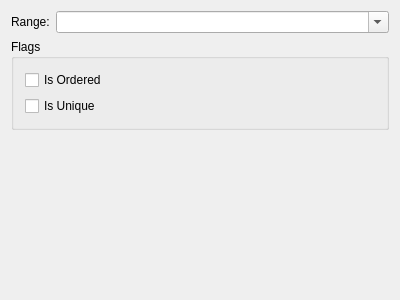
<?xml version="1.0" encoding="UTF-8"?>
<ui version="4.0">
 <class>MultiplicityTab</class>
 <widget class="QWidget" name="MultiplicityTab">
  <property name="geometry">
   <rect>
    <x>0</x>
    <y>0</y>
    <width>400</width>
    <height>300</height>
   </rect>
  </property>
  <property name="windowTitle">
   <string>MultiplicityTab</string>
  </property>
  <property name="locale">
   <locale language="English" country="UnitedKingdom"/>
  </property>
  <layout class="QFormLayout" name="formLayout">
   <item row="0" column="0">
    <widget class="QLabel" name="rangeLabel">
     <property name="text">
      <string>Range:</string>
     </property>
    </widget>
   </item>
   <item row="2" column="0" colspan="2">
    <widget class="QGroupBox" name="groupBox">
     <property name="title">
      <string>Flags</string>
     </property>
     <layout class="QVBoxLayout" name="verticalLayout">
      <item>
       <widget class="QCheckBox" name="isOrderedBox">
        <property name="text">
         <string>Is Ordered</string>
        </property>
       </widget>
      </item>
      <item>
       <widget class="QCheckBox" name="isUniqueBox">
        <property name="text">
         <string>Is Unique</string>
        </property>
       </widget>
      </item>
     </layout>
    </widget>
   </item>
   <item row="0" column="1">
    <widget class="QComboBox" name="rangeCombo">
     <property name="sizePolicy">
      <sizepolicy hsizetype="Expanding" vsizetype="Fixed">
       <horstretch>0</horstretch>
       <verstretch>0</verstretch>
      </sizepolicy>
     </property>
     <property name="sizeIncrement">
      <size>
       <width>10</width>
       <height>0</height>
      </size>
     </property>
     <property name="editable">
      <bool>true</bool>
     </property>
     <property name="sizeAdjustPolicy">
      <enum>QComboBox::AdjustToContentsOnFirstShow</enum>
     </property>
     <property name="minimumContentsLength">
      <number>0</number>
     </property>
    </widget>
   </item>
  </layout>
 </widget>
 <layoutdefault spacing="6" margin="11"/>
 <resources/>
 <connections/>
</ui>
